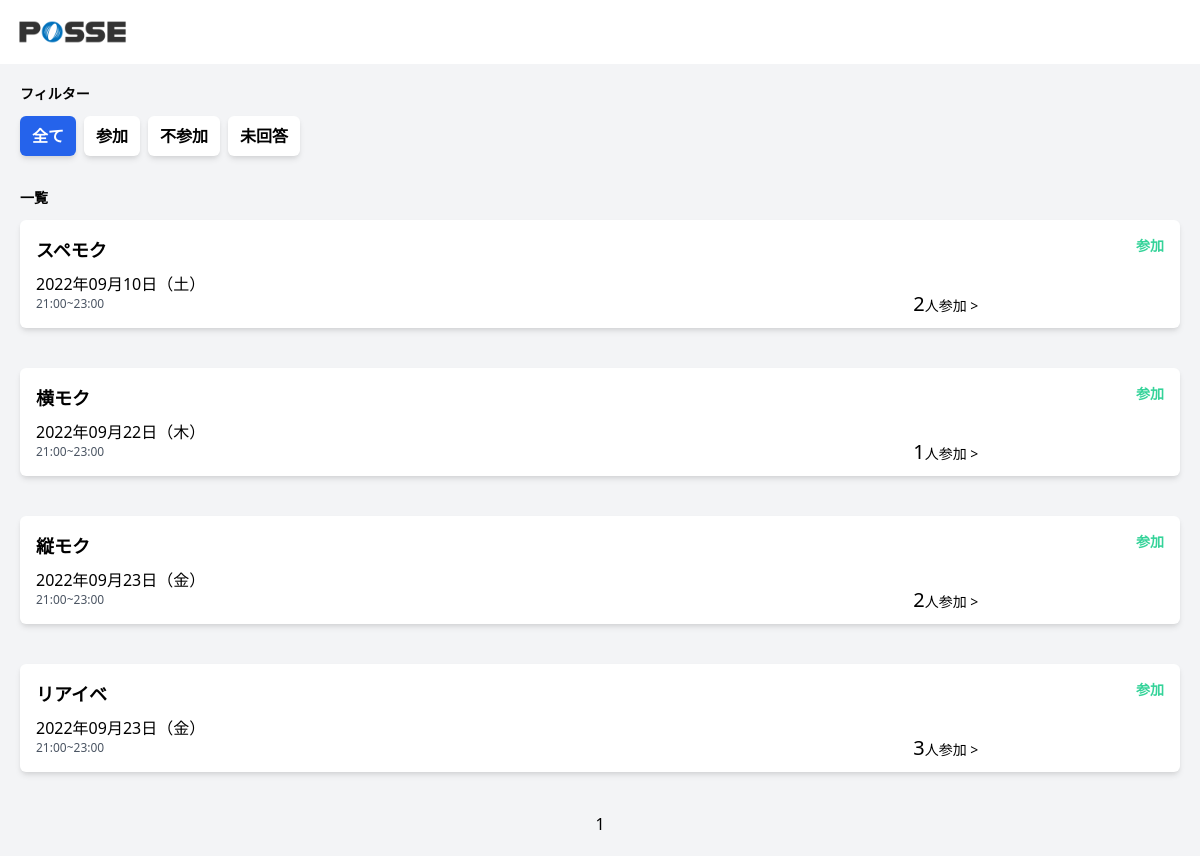
/index.php?page_id=1 (signed in), run on the app's committed database.
### tables this page shows
CREATE TABLE event_attendance (
  id INT AUTO_INCREMENT NOT NULL PRIMARY KEY,
  event_id INT NOT NULL,
  user_id INT NOT NULL,
  participation INT NOT NULL DEFAULT 0,
  nonparticipation INT NOT NULL DEFAULT 0,
  notsubmitted INT NOT NULL DEFAULT 1,
  created_at DATETIME DEFAULT CURRENT_TIMESTAMP,
  updated_at DATETIME DEFAULT CURRENT_TIMESTAMP ON UPDATE CURRENT_TIMESTAMP,
  deleted_at DATETIME
);

CREATE TABLE events (
  id INT AUTO_INCREMENT NOT NULL PRIMARY KEY,
  name VARCHAR(10) NOT NULL,
  start_at DATETIME NOT NULL,
  end_at DATETIME NOT NULL,
  deadline DATETIME NOT NULL,
  detail VARCHAR(255),
  created_at DATETIME DEFAULT CURRENT_TIMESTAMP,
  updated_at DATETIME DEFAULT CURRENT_TIMESTAMP ON UPDATE CURRENT_TIMESTAMP,
  deleted_at DATETIME
);

### src/models/event_attendance.php (called while the page is built, shortened)
<?php
function getUserByAttendanceStatusByEvent($db, $eventId)
{
    $stmt = $db->prepare("select events.name, events.start_at, users.name from event_attendance inner join users on users.id = event_attendance.user_id inner join events on events.id = event_attendance.event_id where participation = 1 && event_id = $eventId && start_at >= now() order by events.name");
    $stmt->execute();
    $output = $stmt->fetchAll();
    return $output;
}

### src/index.php (the view, shortened to what this page needs)
<?php
require('dbconnect.php');
require('./models/event_attendance.php');
if($_GET['page_id'] >= 1){
  $page_id = $_GET['page_id'];
}else{
  $page_id = 1;
}
$condition = 10*($page_id - 1);
$status = $_GET["status"];
$today = date("Y-m-d");
$user_id = $_SESSION['user_id'];
if (!$_GET["status"]) {
  $stmt = $db->query("SELECT events.id as eventId, event_attendance.id, events.name, events.start_at,events.end_at,event_attendance.user_id,event_attendance.participation,event_attendance.nonparticipation,event_attendance.notsubmitted, count(event_attendance.id) AS total_participants  FROM event_attendance INNER JOIN events ON event_attendance.event_id=events.id WHERE  events.start_at >= '$today' AND event_attendance.user_id= '$user_id' GROUP BY  event_attendance.id  ORDER BY events.start_at ASC LIMIT $condition, 10");
  $stmt->execute();
  $events = $stmt->fetchAll();
  $stmt = $db->query("SELECT * FROM event_attendance INNER JOIN events ON event_attendance.event_id=events.id WHERE  events.start_at >= '$today' AND event_attendance.user_id= '$user_id' GROUP BY  event_attendance.id  ORDER BY events.start_at ASC");
  $counter = $stmt->fetchAll();
  $count = count($counter);
$max_page = ceil($count/max_view);
$max_page = ceil($count/max_view);
}
function get_day_of_week($w)
{
  $day_of_week_list = ['日', '月', '火', '水', '木', '金', '土'];
  return $day_of_week_list["$w"];
}
?>
<!DOCTYPE html>
<html lang="ja">
<head>
  <link href="https://unpkg.com/tailwindcss@^2/dist/tailwind.min.css" rel="stylesheet">
  <link href="top.css" rel="stylesheet">
</head>
<body>
  <header class="h-16">
    <div class="flex justify-between items-center w-full h-full mx-auto pl-2 pr-5">
      <div class="h-full">
        <img src="img/header-logo.png" alt="" class="h-full">
      </div>
    </div>
  </header>
  <main class="bg-gray-100">
    <div class="w-full mx-auto p-5">
      <div id="filter" class="mb-8">
        <h2 class="text-sm font-bold mb-3">フィルター</h2>
        <div class="flex">
          <?php
          if (!$_GET["status"]) {
            echo
            '
            <a href="/" class="px-3 py-2 text-md font-bold mr-2 rounded-md shadow-md bg-blue-600 text-white">全て</a>
            <a href="/?status=1" class="px-3 py-2 text-md font-bold mr-2 rounded-md shadow-md bg-white">参加</a>
            <a href="/?status=2" class="px-3 py-2 text-md font-bold mr-2 rounded-md shadow-md bg-white">不参加</a>
            <a href="/?status=3" class="px-3 py-2 text-md font-bold mr-2 rounded-md shadow-md bg-white">未回答</a>
            ';
          }
          ?>
        </div>
      </div>
      <div id="events-list">
        <div class="flex justify-between items-center mb-3">
          <h2 class="text-sm font-bold">一覧</h2>
        </div>
        <?php foreach ($events as $event) : ?>
          <?php
          $start_date = strtotime($event['start_at']);
          $end_date = strtotime($event['end_at']);
          $day_of_week = get_day_of_week(date("w", $start_date));
          $attendanceUserByEvent = getUserByAttendanceStatusByEvent($db, $event['eventId']);
          ?>
          <form class="modal-open bg-white mb-3 p-4 flex justify-between rounded-md shadow-md cursor-pointer" id="event-<?= $event['eventId']; ?>">
            <div>
              <h3 class="font-bold text-lg mb-2"><?php echo $event['name'] ?></h3>
              <p><?php echo date("Y年m月d日（${day_of_week}）", $start_date); ?></p>
              <p class="text-xs text-gray-600">
                <?php echo date("H:i", $start_date) . "~" . date("H:i", $end_date); ?>
              </p>
            </div>
            <div class="flex flex-col justify-between text-right">
              <div>
                <?php
                if (!$_GET["status"]) {
                  if ($event["notsubmitted"] == 1) {
                    echo
                    '
                  <p class="text-sm font-bold text-yellow-400">未回答</p>
                  <p class="text-xs text-yellow-400">期限 ';
                ?>
                  <?php echo date("m月d日", strtotime('-3 day', $end_date));
                    echo '</p>';
                  } elseif ($event["nonparticipation"] == 1) {
                    echo
                    '
                  <p class="text-sm font-bold text-gray-300">不参加</p>
                  ';
                  } elseif ($event["participation"] == 1) {
                    echo
                    '
                  <p class="text-sm font-bold text-green-400">参加</p>
                  ';
                  };
                }
                ?>
              </div>
            </div>
          </form>
          <div id="accordion" class="accordion-container">
                <h4 class="accordion-title js-accordion-title">
                  <p class="text-sm"><span class="text-xl"><?php echo count($attendanceUserByEvent); ?></span>人参加 ></p>
                </h4>
          </div>
        <?php endforeach; ?>
        <div class="paging">
        <?php if($status == 1 || $status == 2 || $status == 3){?>
        <?php for($i = 1; $i <= $max_page; $i++){ ?>
          <?php if($i == $page_id){ ?>
            <a tabindex="-1"><?= $i ?></a>
          <?php }else{ ?>
            <a href="<?= "http://" . $_SERVER['HTTP_HOST'] . "/index.php?page_id=$i&status=$status"?>"><?= $i ?></a>
          <?php } ?>
        <?php } ?>
        <?php } else {?>
          <?php for($i = 1; $i <= $max_page; $i++){ ?>
          <?php if($i == $page_id){ ?>
            <a tabindex="-1"><?= $i ?></a>
          <?php }else{ ?>
            <a href="<?= "http://" . $_SERVER['HTTP_HOST'] . "/index.php?page_id=$i"?>"><?= $i ?></a>
          <?php } ?>
        <?php } ?>
        <?php } ?>
        </div>
      </div>
    </div>
  </main>
</body>
</html>

### src/top.css (style rules this page uses)
.accordion-container { cursor: pointer; }
.accordion-container .accordion-title { cursor: pointer; }
.accordion-title:after { content: ""; -webkit-transform: rotate(45deg); transform: rotate(45deg); }
.accordion-container { position: relative; left: 77%; bottom: 50px; width: 70px; }
.paging { width: 60%; margin: 0 auto; display: flex ; justify-content: space-around; }

### data on the page
event_attendance: event.name "スペモク", event.start_at "2022年09月10日（土）", event.start_at "21:00", event.end_at "23:00", notsubmitted "参加", count($attendanceUserByEvent) "2"
event_attendance: event.name "横モク", event.start_at "2022年09月22日（木）", event.start_at "21:00", event.end_at "23:00", notsubmitted "参加", count($attendanceUserByEvent) "1"
event_attendance: event.name "縦モク", event.start_at "2022年09月23日（金）", event.start_at "21:00", event.end_at "23:00", notsubmitted "参加", count($attendanceUserByEvent) "2"
event_attendance: event.name "リアイベ", event.start_at "2022年09月23日（金）", event.start_at "21:00", event.end_at "23:00", notsubmitted "参加", count($attendanceUserByEvent) "3"
